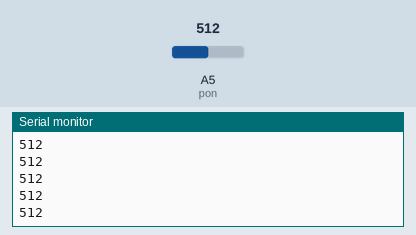
The sketch below on a simulated Arduino Uno, built with avr-gcc and run on an emulated ATmega328P. On the bench: the last lines printed to the serial monitor. The inputs (shaded band) are chosen by the test bench; at power-on: A5 (pon) = 512.

Above: at 1.2 s.
1.3 s: A5 (pon) set to 716
At 1.32 s:
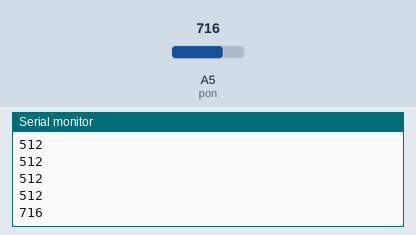
2.8 s: A5 (pon) set to 900
At 2.83 s:
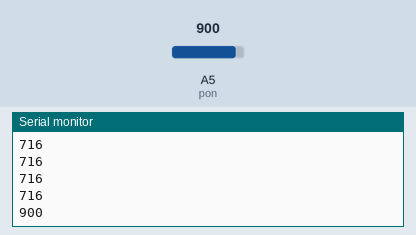
Timing chart, 0 to 5.8 s (numbered marks = the images above; inputs shaded):
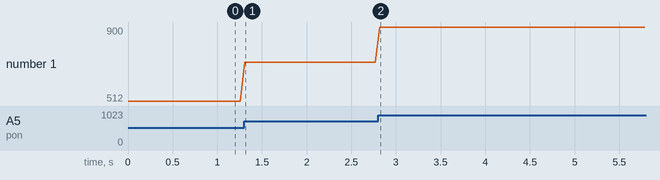

The sketch:

14_04_26_potenciometro.ino
```cpp
#define pon A5

void setup(){

 pinMode(pon, INPUT);
 Serial.begin(9600);
}

void loop(){

  int leitura = analogRead(pon);
  Serial.println(leitura);
  delay(50);

}
```

Measured:
- after the input at 1.3 s, the serial monitor: prints a new line at once (image 1)
- after the input at 2.8 s, the serial monitor: prints a new line at once (image 2)
- plotted number 1: 512 → 716 after the input at 1.3 s, 716 → 900 after the input at 2.8 s
